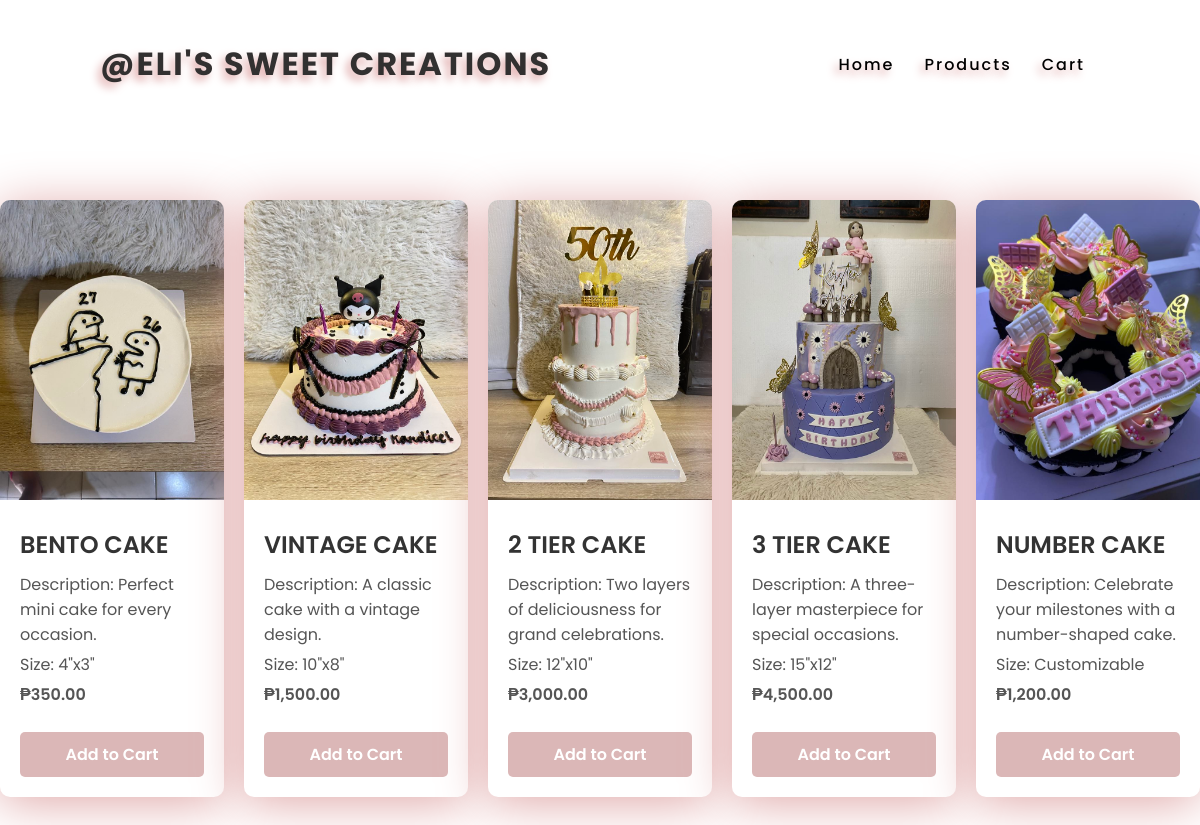
/products.php (signed in), run on the app's committed database.
### tables this page shows
CREATE TABLE `products` (
  `id` int(11) NOT NULL,
  `name` varchar(100) NOT NULL,
  `description` text DEFAULT NULL,
  `size` varchar(255) DEFAULT NULL,
  `price` decimal(10,2) NOT NULL,
  `image_url` varchar(255) DEFAULT NULL,
  `feedback` text DEFAULT NULL
);

### products.php (the view, shortened to what this page needs)
<?php
$host = 'localhost';
$dbname = 'eli_sweet';
$user = 'root';
$password = '';
$conn = new mysqli($host, $user, $password, $dbname);
$sql = "SELECT * FROM products";
$result = $conn->query($sql);
if ($result->num_rows > 0) {
    $products = $result->fetch_all(MYSQLI_ASSOC);
} else {
    $products = [];
}
?>
<!DOCTYPE html>
<html lang="en">
<head>
    <link rel="stylesheet" href="style.css">
</head>
<body>
    <header>
        <a href="https://www.facebook.com/Elisweetcreations/" class="logo">@ELI'S SWEET CREATIONS</a>
        <ul>
            <li><a href="HomePage.php">Home</a></li>
            <li><a href="products.php">Products</a></li>
            <li><a href="cart.php">Cart</a></li>
        </ul>
    </header>
    <section id="products">
        <?php foreach ($products as $product): ?>
            <div class="container">
                <div class="cake">
                    <img src="<?php echo htmlspecialchars($product['image_url']); ?>" alt="<?php echo htmlspecialchars($product['name']); ?>">
                </div>
                <div class="details">
                    <h2><?php echo htmlspecialchars($product['name']); ?></h2>
                    <p>Description: <?php echo htmlspecialchars($product['description']); ?></p>
                    <p>Size: <?php echo htmlspecialchars($product['size']); ?></p>
                    <p class="price">₱<?php echo number_format($product['price'], 2); ?></p>
                    <button onclick="addToCart('<?php echo htmlspecialchars($product['name']); ?>', <?php echo $product['price']; ?>, '<?php echo htmlspecialchars($product['image_url']); ?>')">Add to Cart</button>
                </div>
            </div>
        <?php endforeach; ?>
    </section>
</body>
</html>

### style.css (style rules this page uses)
body { background: #fff; min-height: 200vh; }
header { position: fixed; top: 0; left: 0; width: 100%; display: flex; justify-content: space-between; align-items: center; transition: 0.6s; padding: 40px 100px; z-index: 1000000; }
header .logo { position: relative; font-weight: 700; color:#323030; text-decoration: none; font-size: 2em; text-transform: uppercase; letter-spacing: 2px; transition: 0.6s; text-shadow: -4px 5px 8px #dfa7a7; }
header ul { position: relative; display: flex; justify-content: center; align-items: center; text-shadow: -4px 5px 8px #dfa7a7; }
header ul li { position: relative; list-style: none; }
header ul li a { position: relative; margin: 0 15px; text-decoration: none; color: #000; letter-spacing: 2px; font-weight:500; transition: 0.6s; }
body { background: #f7f7f7; }
header ul li a { color: #333; font-weight: 500; }

### products.php (style rules this page uses)
* { padding: 0; margin: 0; box-sizing: border-box; font-family: 'Poppins', sans-serif; }
body { background: linear-gradient(90deg, rgba(2,0,36,1) 0%, rgba(210,183,183,0.6138830532212884) 0%); min-height: 200vh; background: url("p1.png") no-repeat center center; background-size: cover; background-attachment: absolute; min-height: 100vh; }
header { position: fixed; top: 0; left: 0; width: 100%; display: flex; justify-content: space-between; align-items: center; transition: 0.6s; padding: 40px 100px; z-index: 1000000; }
header .logo { font-weight: 700; color: #323030; text-decoration: none; font-size: 2em; text-transform: uppercase; letter-spacing: 2px; text-shadow: -4px 5px 8px #dfa7a7; }
header ul { display: flex; justify-content: center; align-items: center; }
header ul li { list-style: none; }
header ul li a { margin: 0 15px; text-decoration: none; color: #000; letter-spacing: 2px; font-weight: 500; }
#products { margin: 200px auto; width: 100%; max-width: 1200px; display: grid; grid-template-columns: repeat(auto-fit, minmax(220px, 1fr)); gap: 20px; }
.container { background: #fff; border-radius: 10px; overflow: hidden; box-shadow: -1px 6px 50px 0px #dfa7a7; transition: transform 0.3s ease, box-shadow 0.3s ease; }
.cake img { width: 100%; height: 300px; object-fit: cover; }
.details { padding: 20px; }
.details h2 { font-size: 1.5em; font-weight: 600; margin-bottom: 10px; color: #333; }
.details p { font-size: 1rem; margin: 5px 0; color: #555; }
.price { font-size: 1.2rem; font-weight: 600; color: #ff6f61; margin-top: 10px; }
button { width: 100%; padding: 10px; margin-top: 20px; border: none; background-color: #dbb7b7; color: #fff; font-size: 1rem; font-weight: 600; border-radius: 5px; cursor: pointer; }

### data on the page
products: image_url (picture), name "BENTO CAKE", description "Perfect mini cake for every occasion.", size "4\"x3\"", price "350.00"
products: image_url (picture), name "VINTAGE CAKE", description "A classic cake with a vintage design.", size "10\"x8\"", price "1,500.00"
products: image_url (picture), name "2 TIER CAKE", description "Two layers of deliciousness for grand celebrations.", size "12\"x10\"", price "3,000.00"
products: image_url (picture), name "3 TIER CAKE", description "A three-layer masterpiece for special occasions.", size "15\"x12\"", price "4,500.00"
products: image_url (picture), name "NUMBER CAKE", description "Celebrate your milestones with a number-shaped cake.", size "Customizable", price "1,200.00"
